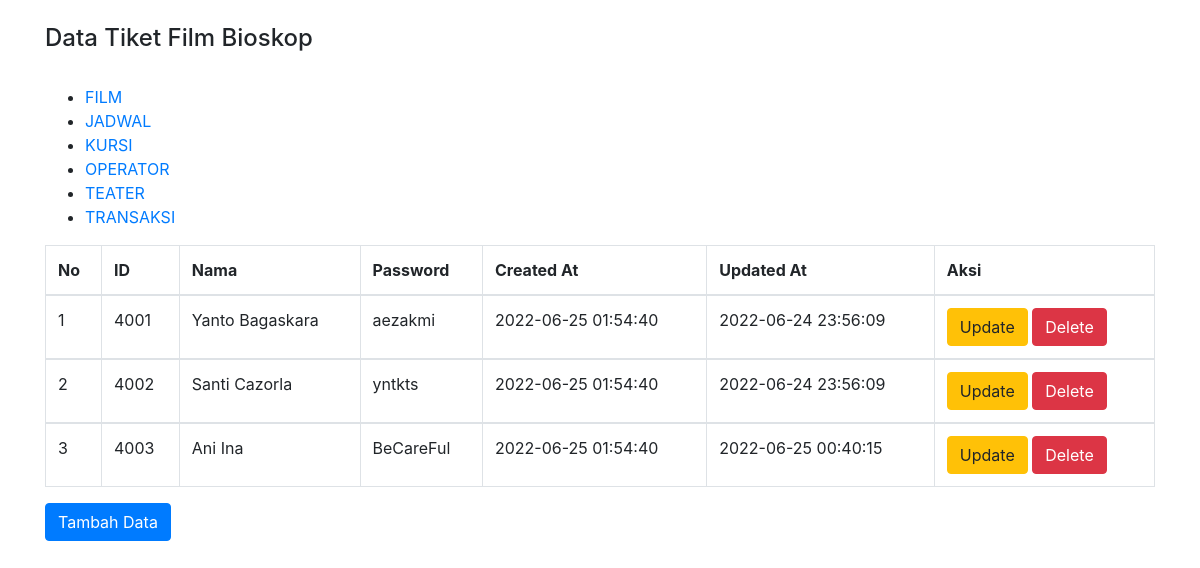
The app's page /operator.php with its own data.
### tables this page shows
CREATE TABLE `operator` (
  `id_operator` varchar(20) NOT NULL,
  `nama` varchar(50) NOT NULL,
  `password` varchar(100) NOT NULL,
  `created_at` datetime NOT NULL,
  `updated_at` timestamp NOT NULL DEFAULT current_timestamp() ON UPDATE current_timestamp()
);

### operator.php (the view, shortened to what this page needs)
<!DOCTYPE html>
<html>
<head>
    <link rel="stylesheet" href="bootstrap/css/bootstrap.min.css">
</head>
<body>
<div class="container">
    <br>
    <h4>Data Tiket Film Bioskop</h4>
    <table class="table table-bordered table-hover">
        <br>
        <thead>
        <tr>
            <th>No</th>
            <th>ID</th>
            <th>Nama</th>
            <th>Password</th>
            <th>Created At</th>
            <th>Updated At</th>
            <th colspan='2'>Aksi</th>
        </tr>
        </thead>
        <?php
        include "koneksi.php";
        $sql="select * from operator";
        include "menu.php";
        $hasil=mysqli_query($kon,$sql);
        $no=0;
        while ($data = mysqli_fetch_array($hasil)) {
            $no++;
            ?>
            <tbody>
            <tr>
                <td><?php echo $no;?></td>
                <td><?php echo $data["id_operator"]; ?></td>
                <td><?php echo $data["nama"];   ?></td>
                <td><?php echo $data["password"];   ?></td>
                <td><?php echo $data["created_at"];   ?></td>
                <td><?php echo $data["updated_at"];   ?></td>
                <td>
                    <a href="update-operator.php?id_operator=<?php echo htmlspecialchars($data['id_operator']); ?>" class="btn btn-warning" role="button">Update</a>
                    <a href="<?php echo htmlspecialchars($_SERVER["PHP_SELF"]);?>?id_operator=<?php echo $data['id_operator']; ?>" class="btn btn-danger" role="button">Delete</a>
                </td>
            </tr>
            </tbody>
            <?php
        }
        ?>
    </table>
    <a href="create-operator.php" class="btn btn-primary" role="button">Tambah Data</a>
</div>
</body>
</html>

### records on screen
operator: id_operator "4001", nama "Yanto Bagaskara", password "aezakmi", created_at "2022-06-25 01:54:40", updated_at "2022-06-24 23:56:09"
operator: id_operator "4002", nama "Santi Cazorla", password "yntkts", created_at "2022-06-25 01:54:40", updated_at "2022-06-24 23:56:09"
operator: id_operator "4003", nama "Ani Ina", password "BeCareFul", created_at "2022-06-25 01:54:40", updated_at "2022-06-25 00:40:15"
